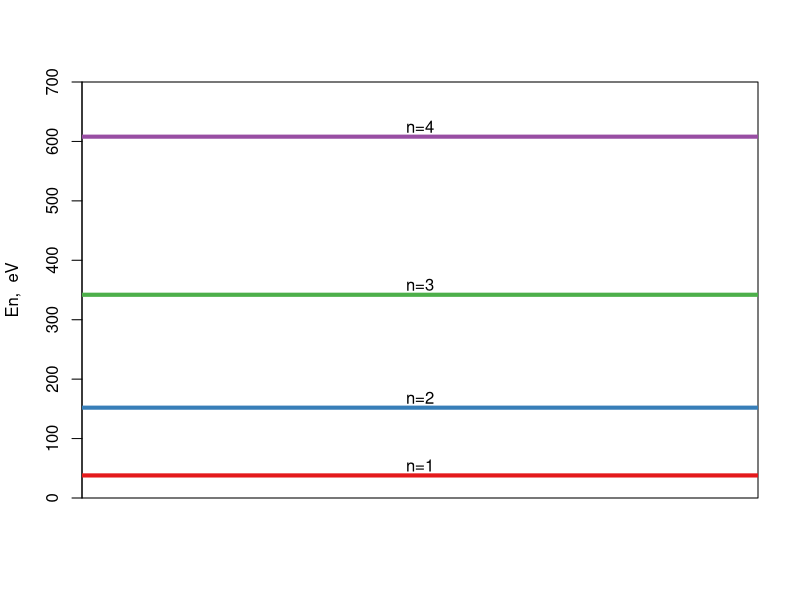

This figure's R source:
#(Pg no. 107)

library(RColorBrewer)

rm(list = ls())

m = 9.1e-31
L = 1.0e-10
h = 6.63e-34
n0 = 1

En = (h ^ 2) / (8 * m * (L ^ 2))
En = formatC(En, format = "e", digits = 2)
En_eV = round(as.numeric(En) * 6.242e+18)

cat("En   =", En, "n^2 J  =", En_eV, "n^2 eV\n")
E = c()

c = colors()
c = brewer.pal(4, "Set1")
plot(
  E,
  type = "l",
  xaxt = 'n',
  xlim = c(0, 10),
  xlab = "",
  ylab = "En,  eV",
  yaxs = "i",
  ylim = c(0, 700),
  yaxp = c(0, 1000, 10)
)

labels = c("n=1", "n=2", "n=3", "n=4")

for (n in seq(1, 4))
{
  E[n] = En_eV * (n ^ 2)
  cat("\tn=", n, ":\tEn= ", E[n], "eV\n")
  abline(h = E[n], col = c[n], lwd = 4)
  text(5, E[n], labels[n], pos = 3, offset = 0.2)
}
